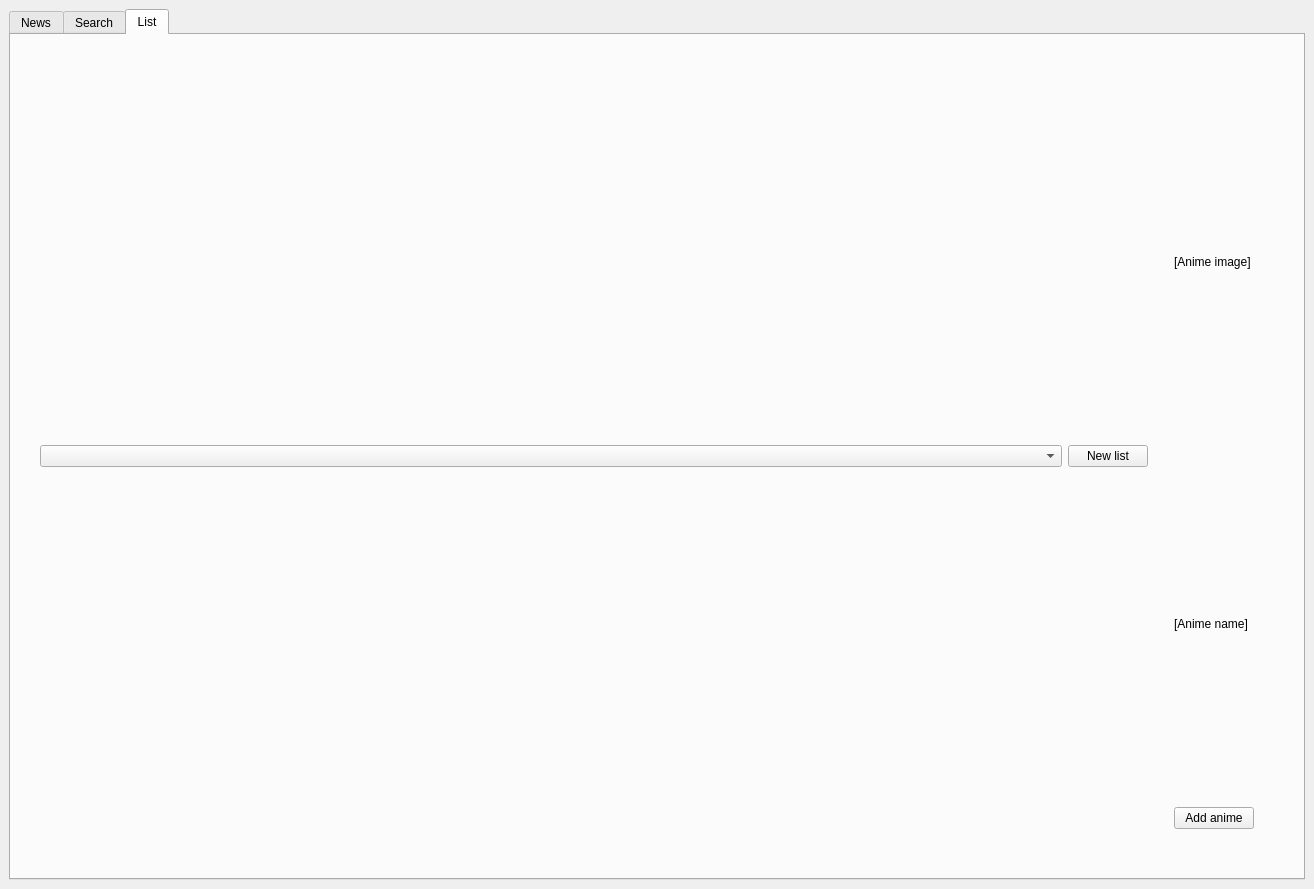
<?xml version="1.0" encoding="UTF-8"?>
<ui version="4.0">
 <class>AnimeHub</class>
 <widget class="QMainWindow" name="AnimeHub">
  <property name="geometry">
   <rect>
    <x>0</x>
    <y>0</y>
    <width>1314</width>
    <height>889</height>
   </rect>
  </property>
  <property name="windowTitle">
   <string>AnimeHub</string>
  </property>
  <widget class="QWidget" name="centralwidget">
   <layout class="QVBoxLayout" name="verticalLayout">
    <item>
     <widget class="QTabWidget" name="newsTab">
      <property name="currentIndex">
       <number>2</number>
      </property>
      <widget class="QWidget" name="tab">
       <attribute name="title">
        <string>News</string>
       </attribute>
      </widget>
      <widget class="QWidget" name="tab_3">
       <attribute name="title">
        <string>Search</string>
       </attribute>
       <layout class="QVBoxLayout" name="verticalLayout_4">
        <item>
         <layout class="QHBoxLayout" name="horizontalLayout_3">
          <item>
           <widget class="QLineEdit" name="searchLineEdit"/>
          </item>
          <item>
           <widget class="QPushButton" name="pushButton">
            <property name="text">
             <string>Search</string>
            </property>
           </widget>
          </item>
         </layout>
        </item>
        <item>
         <widget class="QScrollArea" name="scrollArea">
          <property name="widgetResizable">
           <bool>true</bool>
          </property>
          <widget class="QWidget" name="scrollAreaWidgetContents">
           <property name="geometry">
            <rect>
             <x>0</x>
             <y>0</y>
             <width>1272</width>
             <height>785</height>
            </rect>
           </property>
           <layout class="QHBoxLayout" name="horizontalLayout_2">
            <item>
             <layout class="QGridLayout" name="animeSearchResult">
              <property name="leftMargin">
               <number>20</number>
              </property>
              <property name="topMargin">
               <number>20</number>
              </property>
              <property name="rightMargin">
               <number>20</number>
              </property>
              <property name="bottomMargin">
               <number>20</number>
              </property>
             </layout>
            </item>
           </layout>
          </widget>
         </widget>
        </item>
       </layout>
      </widget>
      <widget class="QWidget" name="tab_2">
       <attribute name="title">
        <string>List</string>
       </attribute>
       <layout class="QVBoxLayout" name="verticalLayout_2">
        <item>
         <layout class="QHBoxLayout" name="horizontalLayout">
          <property name="leftMargin">
           <number>20</number>
          </property>
          <property name="topMargin">
           <number>20</number>
          </property>
          <property name="rightMargin">
           <number>20</number>
          </property>
          <property name="bottomMargin">
           <number>20</number>
          </property>
          <item>
           <layout class="QVBoxLayout" name="animeListLayout">
            <item>
             <layout class="QHBoxLayout" name="horizontalLayout_4" stretch="1,0">
              <item>
               <widget class="QComboBox" name="listsComboBox"/>
              </item>
              <item>
               <widget class="QPushButton" name="newListButton">
                <property name="text">
                 <string>New list</string>
                </property>
               </widget>
              </item>
             </layout>
            </item>
           </layout>
          </item>
          <item>
           <layout class="QVBoxLayout" name="verticalLayout_3">
            <property name="leftMargin">
             <number>20</number>
            </property>
            <property name="topMargin">
             <number>20</number>
            </property>
            <property name="rightMargin">
             <number>20</number>
            </property>
            <property name="bottomMargin">
             <number>20</number>
            </property>
            <item>
             <widget class="QLabel" name="label_2">
              <property name="text">
               <string>[Anime image]</string>
              </property>
             </widget>
            </item>
            <item>
             <widget class="QLabel" name="label">
              <property name="text">
               <string>[Anime name]</string>
              </property>
             </widget>
            </item>
            <item>
             <widget class="QPushButton" name="addAnimeButton">
              <property name="text">
               <string>Add anime</string>
              </property>
             </widget>
            </item>
           </layout>
          </item>
         </layout>
        </item>
       </layout>
      </widget>
     </widget>
    </item>
   </layout>
  </widget>
 </widget>
 <resources/>
 <connections/>
</ui>
